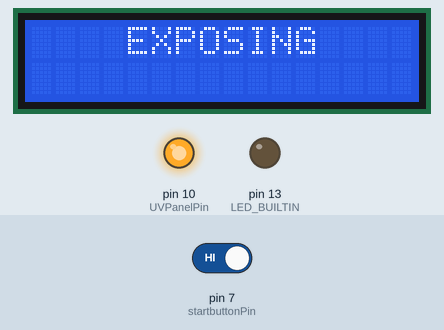
This sketch was run on a simulated Arduino Uno, built with avr-gcc and run on an emulated ATmega328P. On the bench: 16×2 character LCD, output pins drawn as LEDs (lit = HIGH). The test bench sets the inputs (shaded band); at power-on: pin 7 (startbuttonPin) HIGH. What the sketch prints to the serial monitor is not drawn.

Above: at 1.2 s.
1.3 s: pin 7 (startbuttonPin) driven LOW
At 6.2 s:
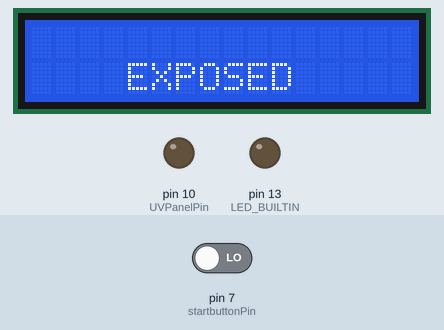
At 8.15 s:
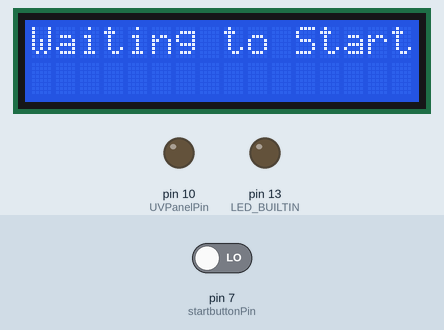
Timing chart, 0 to 9.7 s (numbered marks = the images above; inputs shaded):
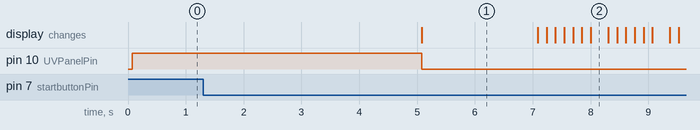

Measured:
- after the input at 1.3 s, pin 10 (UVPanelPin): goes on until 5.1 s, then stays LOW
- what the display in image 1 shows lasts 2.0 s, from 5.1 s to 7.1 s

The sketch:

sketch_may23a.ino
```cpp
#include <LiquidCrystal.h>

/******************************************************************
 Created with PROGRAMINO IDE for Arduino - 29.04.2017 12:39:39
 Project     : UV PCB Exposure Box
 Libraries   : Liquid Crystal
 Author      : David Annett
 Description : Simple 5 second exposure timer
******************************************************************/
LiquidCrystal lcd(12, 11, 5, 4, 3, 2);
const int UVPanelPin = 10;
const int startbuttonPin = 7;     // the number of the pushbutton pin
int startbuttonState = 0;         // variable for reading the pushbutton status


  void setup()
  {
    lcd.begin(16, 2);
  clearscreen();
    //lcd.setCursor(0, 0);
    //lcd.print("                ");
    //lcd.setCursor(0, 1);
    //lcd.print("                ");
    ;lcd.setCursor(0, 1);
    lcd.print(" opening serial ");
    Serial.begin(9600);
    pinMode(LED_BUILTIN, OUTPUT);
    pinMode(startbuttonPin, INPUT_PULLUP);
    pinMode(UVPanelPin, OUTPUT);
    digitalWrite(UVPanelPin, LOW);
  }

  void loop()
  {
    startbuttonState = digitalRead(startbuttonPin);
      if (startbuttonState == HIGH)
        {
      expose();
          //digitalWrite(UVPanelPin, HIGH);
          //int startbuttonState = 0;
          //lcd.setCursor(0, 0);
          //lcd.print("                ");
          //lcd.setCursor(0, 1);
          //lcd.print("                ");
          //lcd.setCursor(0, 0);
          //lcd.print("    EXPOSING    ");
          //Serial.print("in exposure mode");
          //Serial.println("");
          //delay(5000);
          //digitalWrite(UVPanelPin, LOW);
          //lcd.setCursor(0, 0);
          //lcd.print("                ");
          //lcd.setCursor(0, 1);
          //lcd.print("                ");
          //lcd.setCursor(0, 1);
          //lcd.print("    EXPOSED   ");
          //delay(2000);
          //lcd.setCursor(0, 0);
          //lcd.print("                ");
          //lcd.setCursor(0, 1);
          //lcd.print("                ");
        }
      else
        {
          Serial.write("pin still LOW");
          Serial.println("");
      waiting();
          //lcd.setCursor(0, 0);
          //lcd.print("Waiting to Start");
          //delay(150);
          //lcd.setCursor(0, 1);
          //lcd.print("     .          ");
          //delay(150);
          //lcd.setCursor(0, 1);
          //lcd.print("     ..         ");
          //delay(150);
          //lcd.setCursor(0, 1);
          //lcd.print("     ...        ");
          //delay(150);
          //lcd.setCursor(0, 1);
          //lcd.print("     ....       ");
          //delay(150);
          //lcd.setCursor(0, 1);
          //lcd.print("     .....      ");
          //delay(150);
          //lcd.setCursor(0, 1);
          //lcd.print("                ");
          //delay(1000);
        }
    }
void waiting()
{
  lcd.setCursor(0, 0);
  lcd.print("Waiting to Start");
  delay(150);
  lcd.setCursor(0, 1);
  lcd.print("     .          ");
  delay(150);
  lcd.setCursor(0, 1);
  lcd.print("     ..         ");
  delay(150);
  lcd.setCursor(0, 1);
  lcd.print("     ...        ");
  delay(150);
  lcd.setCursor(0, 1);
  lcd.print("     ....       ");
  delay(150);
  lcd.setCursor(0, 1);
  lcd.print("     .....      ");
  delay(150);
  lcd.setCursor(0, 1);
  lcd.print("                ");
  delay(150);
}

void clearscreen()
{
  lcd.setCursor(0, 0);
  lcd.print("                ");
  lcd.setCursor(0, 1);
  lcd.print("                ");
}

void expose()
{
  digitalWrite(UVPanelPin, HIGH);
  int startbuttonState = 0;
  clearscreen();
  //lcd.setCursor(0, 0);
  //lcd.print("                ");
  //lcd.setCursor(0, 1);
  //lcd.print("                ");
  ;lcd.setCursor(0, 0);
  lcd.print("    EXPOSING    ");
  Serial.print("in exposure mode");
  Serial.println("");
  delay(5000);
  digitalWrite(UVPanelPin, LOW);
  clearscreen();
  //lcd.setCursor(0, 0);
  //lcd.print("                ");
  //lcd.setCursor(0, 1);
  //lcd.print("                ");
  lcd.setCursor(0, 1);
  lcd.print("    EXPOSED   ");
  delay(2000);
  clearscreen();
  //lcd.setCursor(0, 0);
  //lcd.print("                ");
  //lcd.setCursor(0, 1);
  //lcd.print("                ");
}
```
